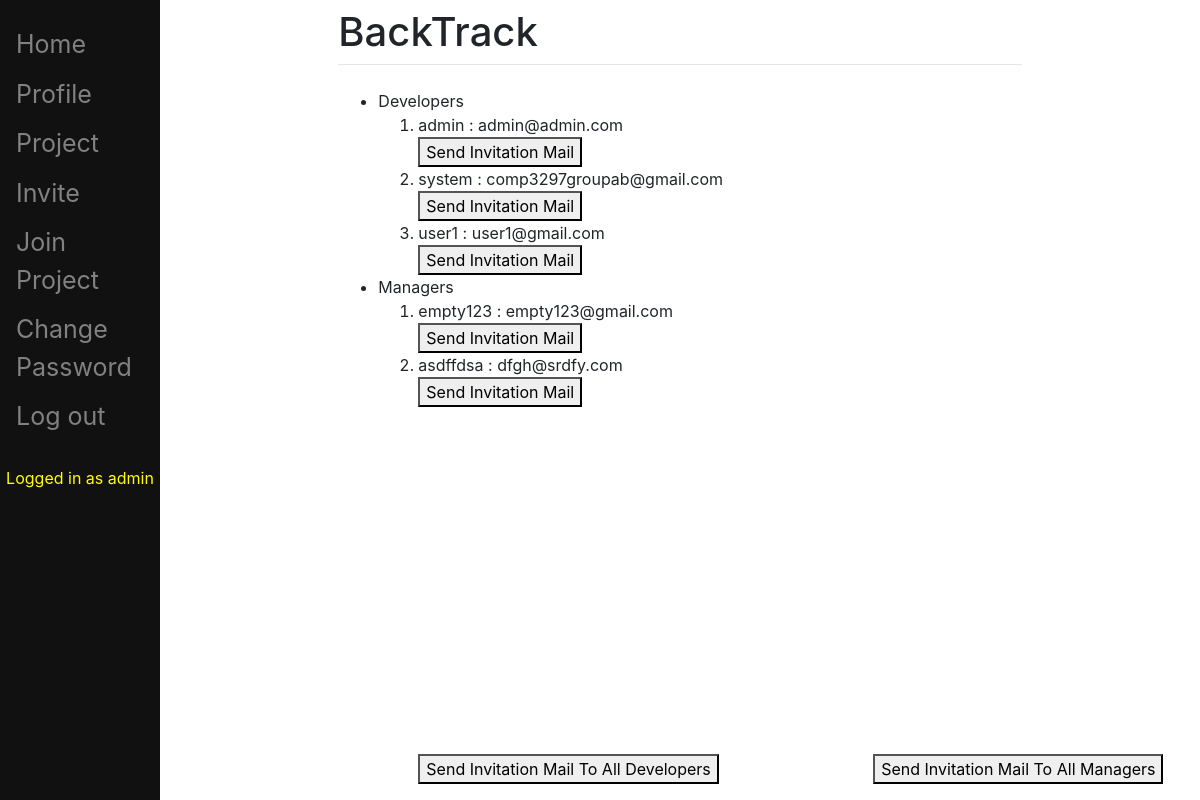
Before: /pbi/Invite/ (signed in) with the older database file.
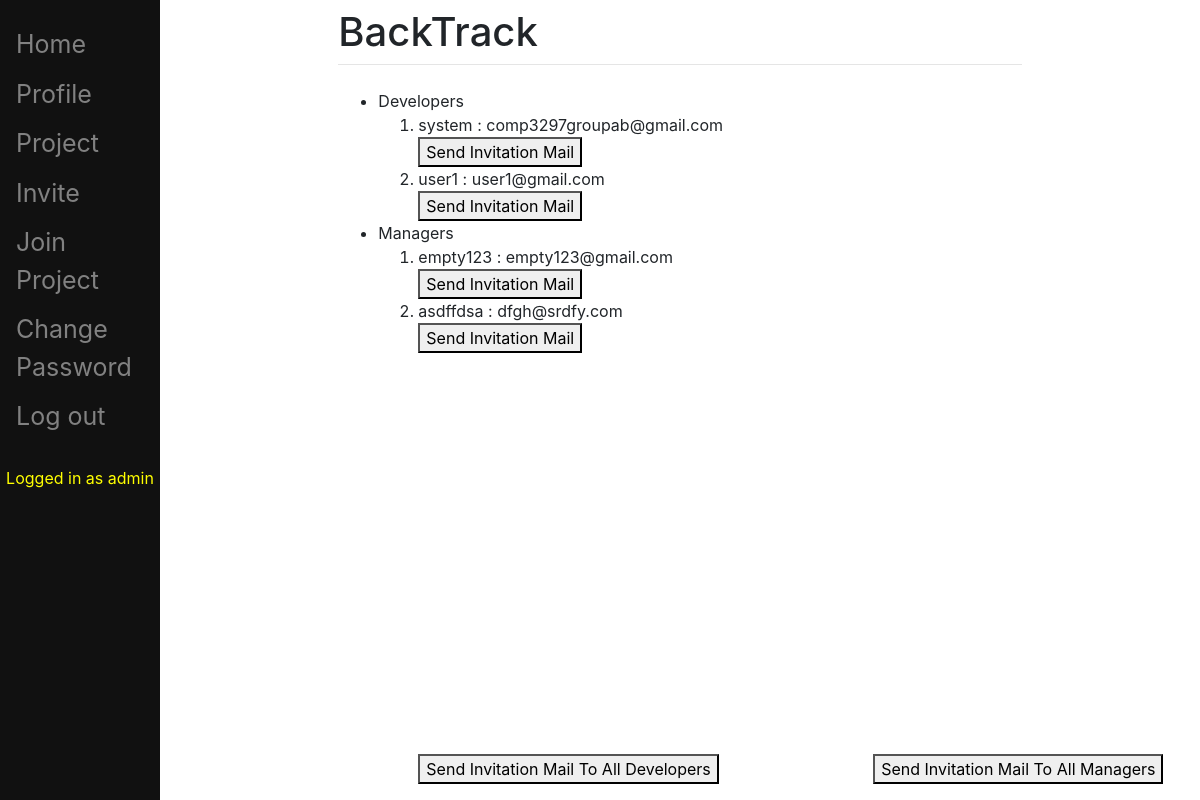
After: the same page with the newer database file.
### pbi/models.py (models this page shows, shortened)
class Person(models.Model):
	STAT = (
		('Product Owner', 'Product Owner'),
		('Scrum Master', 'Scrum Master'),
		('Manager', 'Manager'),
		('Developer', 'Developer'),
	)
	user = models.OneToOneField(User, on_delete=models.CASCADE, blank=True, null=True)
	role = models.CharField(choices=STAT, max_length=200, blank=True, null=True)
	project = models.ForeignKey(Project, on_delete=models.CASCADE, blank=True, null=True)
	chosen = models.PositiveIntegerField(default=1)

### pbi/views.py (the view)
class InviteView(LoginRequiredMixin, TemplateView):
    login_url = '/pbi/login/'
    redirect_field_name = 'redirect_to'
    template_name="mail_list.html"
    model = Person
    def get_context_data(self, **kwargs):
        context = super(InviteView, self).get_context_data(**kwargs)
        u = self.request.user
        person1 = Person.objects.get(user = u)
        context['person'] = person1
        context['developers'] = []
        context['managers'] = []
        ps = Person.objects.all()
        for i in ps:
            if i.project == None or i.project.status == "Completed":
                if i.role == "Developer" or i.role == "Product Owner":
                    context['developers'].append(i)
                else:
                    context['managers'].append(i)
        return context

### templates/mail_list.html
{% extends "main/base.html" %}
{% block content %}
{% if person.role == "Product Owner" %}
<ul>
	<li>Developers<ol>
        {% for d in developers %}
            <li>{{ d.user.username }} : {{ d.user.email }}</li>
            <button onclick="window.location.href = '/pbi/SendMail/{{ d.user.email }}';">Send Invitation Mail</button>
        {% endfor %}
		<p style="position: fixed; bottom: 0; width:100%;">
			<button onclick="window.location.href = '/pbi/SendMailToAll/';">Send Invitation Mail To All Developers</button>
		</p>
	</ol></li>
	<li>Managers<ol>
        {% for m in managers %}
            <li>{{ m.user.username }} : {{ m.user.email }}</li>
            <button onclick="window.location.href = '/pbi/SendMail/{{ m.user.email }}';">Send Invitation Mail</button>
        {% endfor %}
        <p style="position: fixed; bottom: 0; width:100%; text-align: center">
			<button onclick="window.location.href = '/pbi/SendMailToAllManager/';">Send Invitation Mail To All Managers</button>
		</p>
	</ol></li>
</ul>
{% else %}
    <p>You are not a product owner.</p>
{% endif %}
{% endblock %}

Changed rows visible on the page:
no longer on this page (row edited): Person: user.username "admin", user.email "admin@admin.com", shown under "BackTrack"
